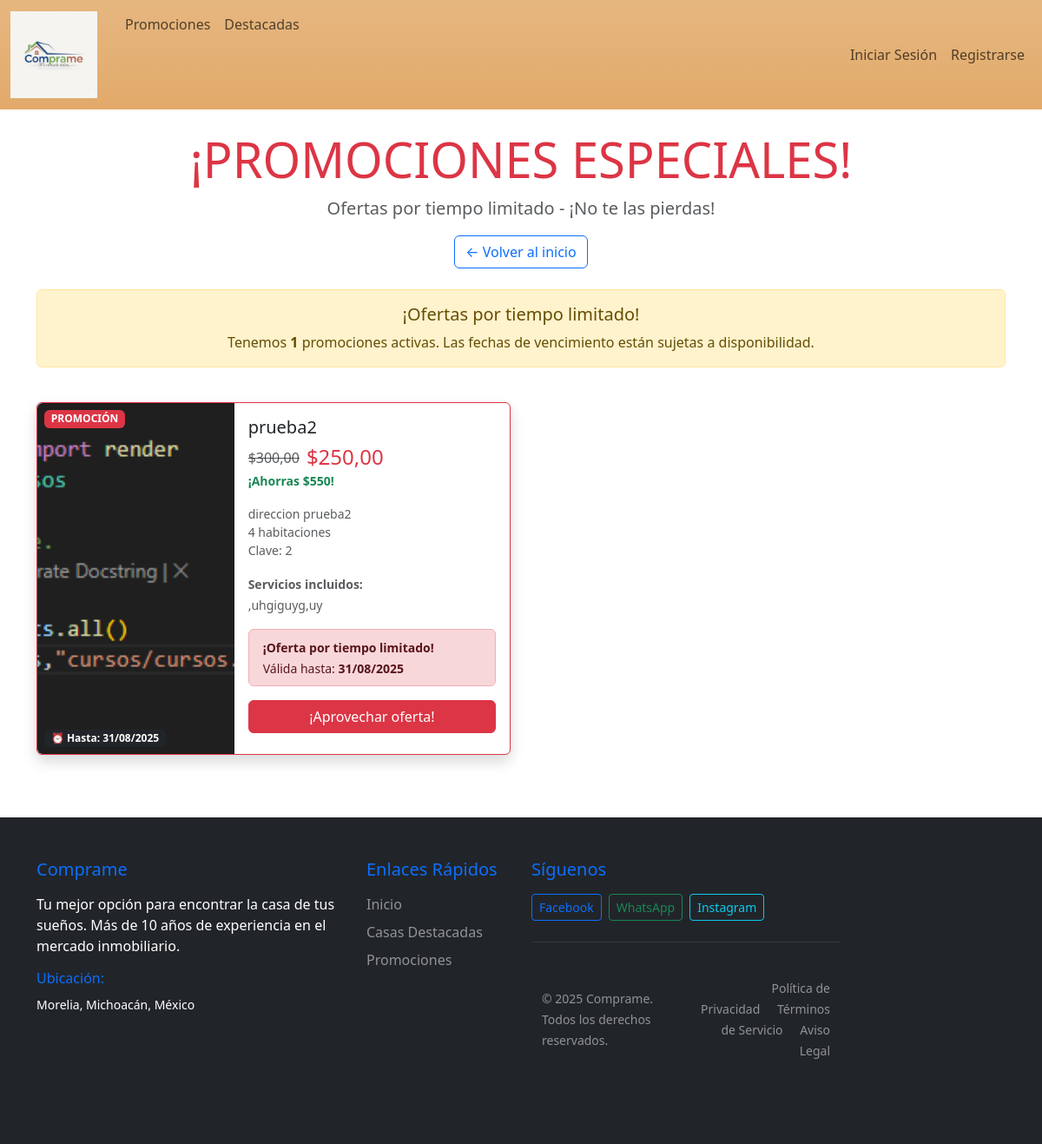
Page /promociones/ on the earlier database version.
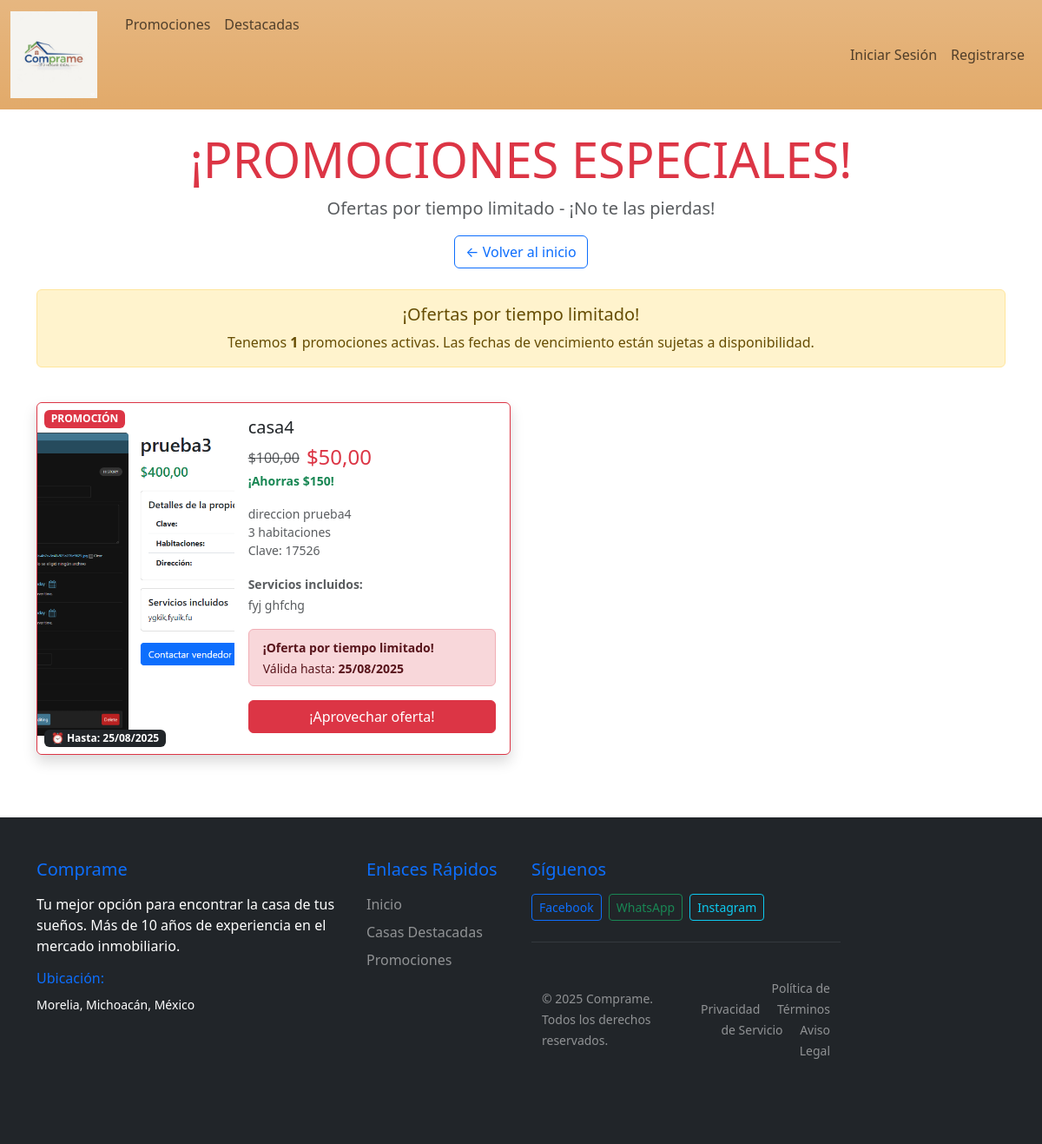
Same page on the later database version.
### inicio/models.py (models this page shows, shortened)
class Casas(models.Model):
    nombre = models.CharField(max_length=100, verbose_name="Nombre")
    clave = models.IntegerField(verbose_name="Clave")
    costo = models.DecimalField(max_digits=10, decimal_places=2, verbose_name="Costo")
    numhabitaciones = models.IntegerField(verbose_name="Número de habitaciones")
    direccion = models.CharField(max_length=255, verbose_name="Dirección")
    servicios = models.TextField(verbose_name="Servicios")
    destacada = models.BooleanField(default=False, verbose_name="Casa Destacada")
    imagen = models.ImageField(upload_to='imagenes/', verbose_name="Imagen")
    en_promocion = models.BooleanField(default=False, verbose_name="En promoción")
    precio_promocional = models.DecimalField(max_digits=10, decimal_places=2, null=True, blank=True, verbose_name="Precio promocional")
    fecha_fin_promocion = models.DateField(blank=True, null=True, verbose_name="Fecha fin promoción")
    class Meta:
        verbose_name = "Casa"
        verbose_name_plural = "Casas"

### inicio/views.py (the view)
# urls.py: path('promociones/', views.casas_promocion, name='promociones'),
def casas_promocion(request):
    casas_promocion = Casas.objects.filter(
        en_promocion=True,
        fecha_fin_promocion__gte=timezone.now().date()
    ).order_by('fecha_fin_promocion')  # Ordenar por fecha de vencimiento
    return render(request, 'inicio/casas_promocion.html', {'casas': casas_promocion})

### inicio/templates/inicio/casas_promocion.html (shortened to what the changed rows need)
{% extends 'inicio/encabezado.html' %}
{% block contenido %}
<div class="container mt-4">
    <div class="row mb-4">
        <div class="col-12">
            <div class="text-center">
                <h1 class="display-4 text-danger">
                    ¡PROMOCIONES ESPECIALES!
                </h1>
            </div>
        </div>
    </div>
    <div class="row">
        {% for casa in casas %}
        <div class="col-lg-6 mb-4">
            <div class="card h-100 shadow border-danger">
                <div class="row g-0">
                    <div class="col-md-5 position-relative">
                        <img src="{{casa.imagen.url}}" class="img-fluid rounded-start h-100" alt="{{casa.nombre}}"
                             style="object-fit: cover; min-height: 280px;">
                        <div class="position-absolute top-0 start-0 m-2">
                            <span class="badge bg-danger mb-1 d-block"> PROMOCIÓN</span>
                        </div>
                        <div class="position-absolute bottom-0 start-0 m-2">
                            {% if casa.fecha_fin_promocion %}
                                <span class="badge bg-dark">
                                    ⏰ Hasta: {{ casa.fecha_fin_promocion|date:"d/m/Y" }}
                                </span>
                            {% endif %}
                        </div>
                    </div>
                    <div class="col-md-7">
                        <div class="card-body d-flex flex-column h-100">
                            <div>
                                <h5 class="card-title">{{casa.nombre}}</h5>
                                <div class="mb-3">
                                    {% if casa.precio_promocional %}
                                        <div class="d-flex align-items-center">
                                            <span class="text-decoration-line-through text-muted me-2 fs-6">
                                                ${{casa.costo}}
                                            </span>
                                            <h4 class="text-danger mb-0">${{casa.precio_promocional}}</h4>
                                        </div>
                                        <small class="text-success">
                                            <strong>¡Ahorras ${% widthratio casa.costo 1 1 as costo_int %}{% widthratio casa.precio_promocional 1 1 as promo_int %}{{ costo_int|add:promo_int|floatformat:0 }}!</strong>
                                        </small>
                                    {% else %}
                                        <h4 class="text-danger mb-0">${{casa.costo}}</h4>
                                        <small class="text-danger"><strong>¡Precio especial!</strong></small>
                                    {% endif %}
                                </div>
                                <div class="mb-3">
                                    <small class="text-muted d-block">
                                         {{casa.direccion}}
                                    </small>
                                    <small class="text-muted d-block">
                                         {{casa.numhabitaciones}} habitaciones
                                    </small>
                                    <small class="text-muted d-block">
                                         Clave: {{casa.clave}}
                                    </small>
                                </div>
                                <div class="mb-3">
                                    <small class="text-muted">
                                        <strong>Servicios incluidos:</strong><br>
                                        {{casa.servicios|truncatewords:12}}
                                    </small>
                                </div>
                                {% if casa.fecha_fin_promocion %}
                                    <div class="alert alert-danger py-2 px-3 mb-3">
                                        <small class="mb-0">
                                            <strong>¡Oferta por tiempo limitado!</strong><br>
                                            Válida hasta: <strong>{{ casa.fecha_fin_promocion|date:"d/m/Y" }}</strong>
                                        </small>
                                    </div>
                                {% endif %}
                            </div>
                            <div class="mt-auto">
                                <a href="{% url 'vercasa' casa.id %}" class="btn btn-danger w-100 mb-2">
                                     ¡Aprovechar oferta!
                                </a>
                            </div>
                        </div>
                    </div>
                </div>
            </div>
        </div>
        {% endfor %}
    </div>
{% endblock %}

Differences in the rows shown:
no longer on this page (row edited): Casas: imagen (picture), fecha_fin_promocion "31/08/2025", nombre "prueba2", costo "300,00", precio_promocional "250,00", costo_int "550", direccion "direccion prueba2", numhabitaciones "4", clave "2", servicios ",uhgiguyg,uy"
added Casas: imagen (picture), fecha_fin_promocion "25/08/2025", nombre "casa4", costo "100,00", precio_promocional "50,00", costo_int "150", direccion "direccion prueba4", numhabitaciones "3", clave "17526", servicios "fyj ghfchg"
